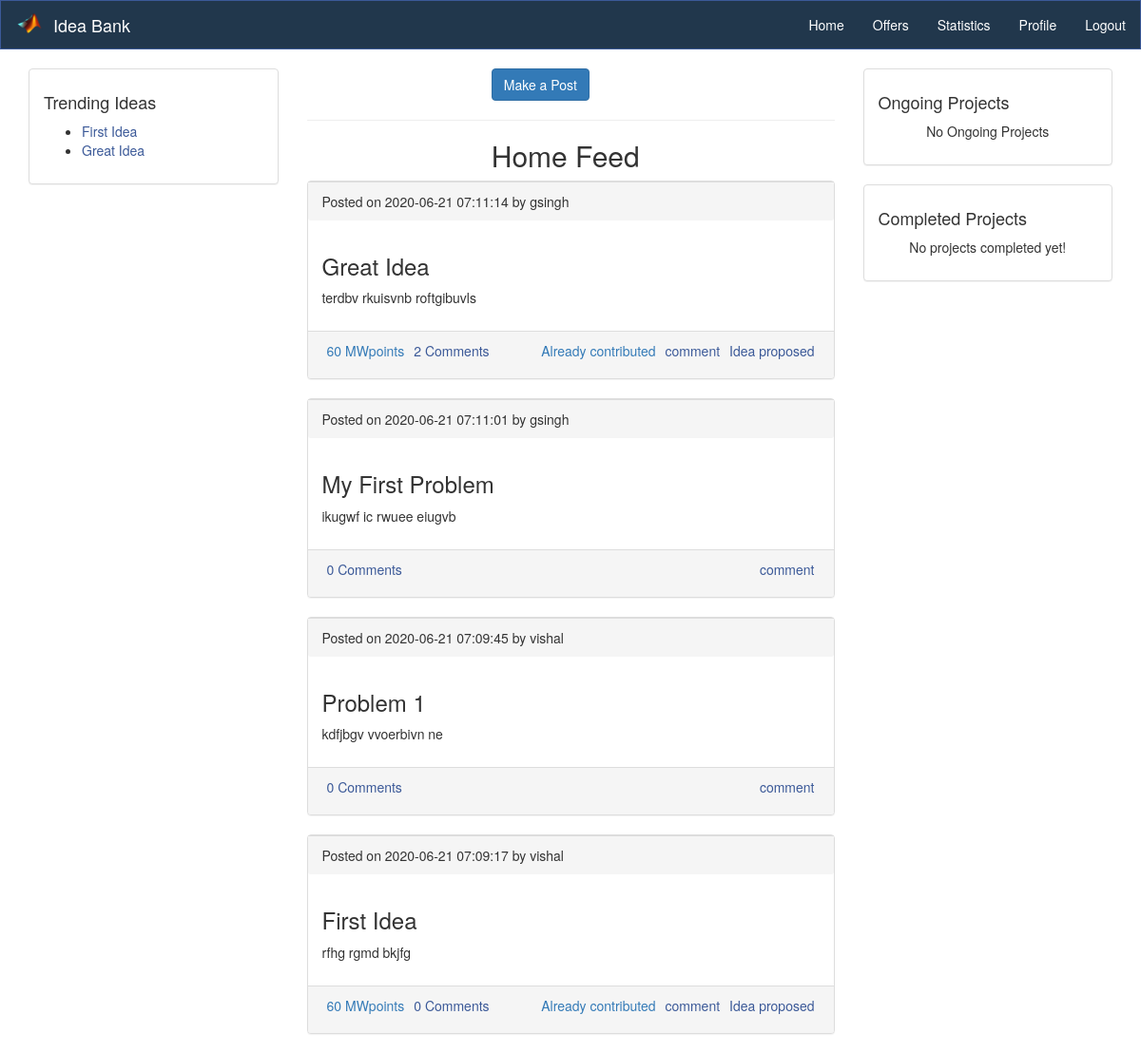
The page /home.php (signed in) on the database its author committed.
### tables this page shows
CREATE TABLE `post` (
  `post_id` varchar(200) NOT NULL,
  `name` varchar(50) DEFAULT NULL,
  `current_status` varchar(30) DEFAULT NULL,
  `post_creation_time` datetime DEFAULT NULL,
  `post_text` text DEFAULT NULL,
  `type` varchar(20) DEFAULT NULL,
  `post_heading` text DEFAULT NULL
);

### home.php (the view, shortened to what this page needs)
<?php include "header.php"; ?>
<?php
  $user = $_SESSION['name'];
?>
<main class="container">
  <div class="row">
    <div class="col-md-3">
      <div class="panel panel-default">
        <div class="panel-body">
          <h4>Trending Ideas</h4>
           <?php
            $sql = "select post.post_heading,post.post_id,contributors.contribution, count(contributors.post_id) from post inner join contributors  on post.post_id = contributors.post_id where post.current_status = 'Idea proposed' AND post.type = 'idea' GROUP BY post_id ORDER BY count(contributors.post_id) desc limit 10";
            $result = mysqli_query($conn,$sql);
            if (mysqli_num_rows($result)) {
              ?><ul><?php
              while($f_request = $result->fetch_assoc()) {
                ?>
                <li>
                 <span><a href=<?php     echo "comment.php?post_id=".$f_request['post_id']; ?>><?php echo $f_request['post_heading'] ?></a></span>
                </li>
                <?php
              } ?></ul><?php
            } else {
              ?>
                <p class="text-center">No Trending Ideas!</p>
              <?php
            }
          ?>
        </div>
      </div>
    </div>
    <div class="col-md-6">
      <form method="post" action="create-post.php">
            <div class="form-group" style="margin-left: 35%;">
              <input class="btn btn-primary" type="submit" value="Make a Post">
            </div>
          </form><hr>
      <h2 style="margin-left: 35%">Home Feed</h2>
      <div>
        <?php
          $sql = "SELECT * from post order by post_creation_time desc ";
          $result = mysqli_query($conn,$sql);
          if (mysqli_num_rows($result) > 0) {
            while($post = $result->fetch_assoc()) {
              $post_id = $post['post_id'];
              $query1 = "SELECT sum(contribution) as contr from contributors where post_id = '$post_id'";
              $MWpoints1 = mysqli_query($conn,$query1);
              $MWpoints = mysqli_fetch_array($MWpoints1);
              $query2 = "SELECT count(*) as comments from comment where post_id = '$post_id'";
              $num_comm1 = mysqli_query($conn,$query2);
              $num_comm = mysqli_fetch_array($num_comm1);
              $type = $post['type'];
              $creation_type = "Posted";
              ?>
                <div class="panel panel-default">
            <div class="panel-footer">
              <span><?php echo $creation_type; ?> on <?php echo $post['post_creation_time']; ?> by <?php echo $post['name']; ?></span>
            </div>
            <div class="panel-body">
              <h3><?php echo $post['post_heading']; ?></h3>
              <p><?php echo $post['post_text']; ?></p>
            </div>
            <div class="panel-footer" style = "height: 50px;">
              <?php
                  if($type == 'idea'){
                 $contribution = "contribution.php?post_id=".$post_id;
               ?>
               <span class="pull-left"><a class="text-primary" style = "padding: 5px" href="<?php echo $contribution; ?>">
                <?php
                  echo $MWpoints['contr']." MWpoints";}
                ?>
                </a></span>
               <span class="pull-left"><a class="text-secondary" style = "padding: 5px" href=<?php     echo "comment.php?post_id=".$post_id; ?>>
                <?php
                  echo $num_comm['comments']." Comments";
                ?>
               </a></span>
               <?php
                      if($_SESSION['name'] != "") {
               if($type == 'idea'){
               if($post['name']==$user){
               ?>
                  <span class="pull-right"><a class="text-secondary" style = "padding: 5px" href="<?php echo "status.php?post_id=".$post_id; ?>"> <?php echo $post['current_status'];?>
                  </a></span>
            <?php } else {?>
              <span class="pull-right"><a class="text-secondary" style = "padding: 5px" > <?php echo $post['current_status'];?>
                  </a></span>
            <?php }} ?>
              <span class="pull-right"><a class="text-secondary" style = "padding: 5px" href=<?php     echo "comment.php?post_id=".$post_id; ?>>  comment  </a></span>
              <span class="pull-right"><a class="text-primary" style = "padding: 5px" href= <?php     echo "contribute_post.php?post_id=".$post_id; ?> >
              <?php
                  if($type == 'idea'){
                   $query5 = "SELECT * from contributors where post_id = '$post_id' and c_name = '$user' ";
                  $q6 = "select current_status from post where post_id = '$post_id'";
                  $r6 = mysqli_query($conn,$q6);
                  $rr6 = $r6->fetch_assoc();
                  $rrr = $rr6['current_status'];
                  $result5 = mysqli_query($conn,$query5);
                  if(mysqli_num_rows($result5)==0 && $rrr == 'In progress'){
                  }
                  else if(mysqli_num_rows($result5)==0){
                   echo 'Contribute(10 MWpoints)';
                  }
                  else{
                    echo 'Already contributed';
                  }}
                ?>
                </a></span>
              <?php }?>
            </div>
          </div>
              <?php
            }
          } else {
            ?>
              <p class="text-center">No posts yet!</p>
            <?php
          }
        ?>
      </div>
    </div>
    <div class="col-md-3">
      <div class="panel panel-default">
        <div class="panel-body">
          <h4>Ongoing Projects</h4>
          <?php
            $sql = "select post_id,post_heading from post where current_status = 'In Progress'";
            $result = mysqli_query($conn,$sql);
            if ($result->num_rows > 0) {
              ?><ul><?php
              while($af_user = $result->fetch_assoc()) {
                ?>
                <li>
                <span><a href=<?php     echo "comment.php?post_id=".$af_user['post_id']; ?>><?php echo $af_user['post_heading'] ?></a></span>
                </li>
                <?php
              }
              ?></ul><?php
            } else {
              ?>
                <p class="text-center">No Ongoing Projects</p>
              <?php
            }
          ?>
        </div>
      </div>
    </div>
    <div class="col-md-3">
      <div class="panel panel-default">
        <div class="panel-body">
          <h4>Completed Projects</h4>
          <?php
            $sql2 = "select post_id,post_heading from post where current_status = 'Completed' ";
            $result2 = mysqli_query($conn,$sql2);
            if ($result2->num_rows > 0) {
              ?><ul><?php
              while($af_page = $result2->fetch_assoc()) {
                ?>
                <li>
                <span><a href=<?php     echo "comment.php?post_id=".$af_page['post_id']; ?>><?php echo $af_page['post_heading'] ?></a></span>
                </li>
                <?php
              }
              ?></ul><?php
            } else {
              ?>
                <p class="text-center">No projects completed yet!</p>
              <?php
            }
          ?>
        </div>
      </div>
    </div>
  </div>
</main>
<?php include "footer.php"; ?>

### css/style.css (style rules this page uses)
a { color: #3b5998; }

### rows shown on the page
post: post_heading "First Idea", creation_type "Posted", post_creation_time "2020-06-21 07:09:17", name "vishal", post_text "rfhg rgmd bkjfg", contr "60", comments "0", current_status "Idea proposed", type "Already contributed"
post: post_heading "Great Idea", creation_type "Posted", post_creation_time "2020-06-21 07:11:14", name "gsingh", post_text "terdbv rkuisvnb roftgibuvls", contr "60", comments "2", current_status "Idea proposed", type "Already contributed"
post: creation_type "Posted", post_creation_time "2020-06-21 07:11:01", name "gsingh", post_heading "My First Problem", post_text "ikugwf ic rwuee eiugvb", comments "0"
post: creation_type "Posted", post_creation_time "2020-06-21 07:09:45", name "vishal", post_heading "Problem 1", post_text "kdfjbgv vvoerbivn ne", comments "0"
